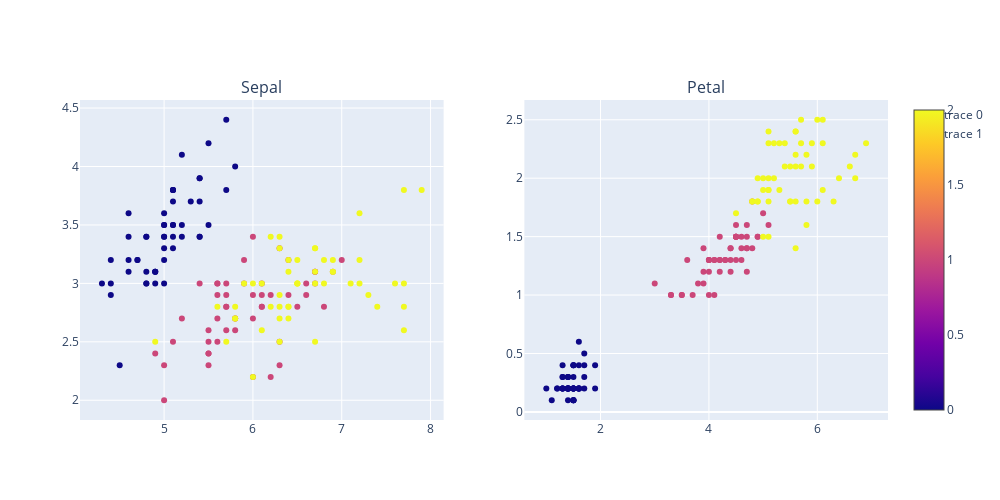

The cell this chart's notebook holds for it:
### Code cell
# Separating out the grapgh for Petal and Sepal

from plotly.subplots import make_subplots
import plotly.graph_objects as go

fig = make_subplots(rows=1, cols=2, subplot_titles=('Sepal', 'Petal'))
fig.add_trace(go.Scatter(x=df['SepalLengthCm'], y=df['SepalWidthCm'], mode='markers',
        marker=dict(color=df['Species'].astype('category').cat.codes),
        text=df['Species'],), row=1, col=1)
fig.add_trace(go.Scatter(x=df['PetalLengthCm'], y=df['PetalWidthCm'], mode='markers',
        marker=dict(color=df['Species'].astype('category').cat.codes, showscale=True),
        text=df['Species'],), row=1, col=2)
fig.update_layout(height=500, width=1000)
fig.show()

### Figure 1 — Plotly figure (JSON) as saved in the notebook; plotly's stock layout.template omitted (floating-point values rounded to 4 significant figures; data arrays with more than 128 entries replaced by an {"elided": "..."} marker saying what was removed)
{"data": [{"marker": {"color": {"elided": "150 int values"}}, "mode": "markers", "text": {"elided": "150 int values"}, "type": "scatter", "x": {"elided": "150 float values"}, "xaxis": "x", "y": {"elided": "150 float values"}, "yaxis": "y"}, {"marker": {"color": {"elided": "150 int values"}, "showscale": true}, "mode": "markers", "text": {"elided": "150 int values"}, "type": "scatter", "x": {"elided": "150 float values"}, "xaxis": "x2", "y": {"elided": "150 float values"}, "yaxis": "y2"}], "layout": {"annotations": [{"font": {"size": 16}, "showarrow": false, "text": "Sepal", "x": 0.225, "xanchor": "center", "xref": "paper", "y": 1, "yanchor": "bottom", "yref": "paper"}, {"font": {"size": 16}, "showarrow": false, "text": "Petal", "x": 0.775, "xanchor": "center", "xref": "paper", "y": 1, "yanchor": "bottom", "yref": "paper"}], "height": 500, "width": 1000, "xaxis": {"anchor": "y", "domain": [0, 0.45]}, "xaxis2": {"anchor": "y2", "domain": [0.55, 1]}, "yaxis": {"anchor": "x", "domain": [0, 1]}, "yaxis2": {"anchor": "x2", "domain": [0, 1]}}}
